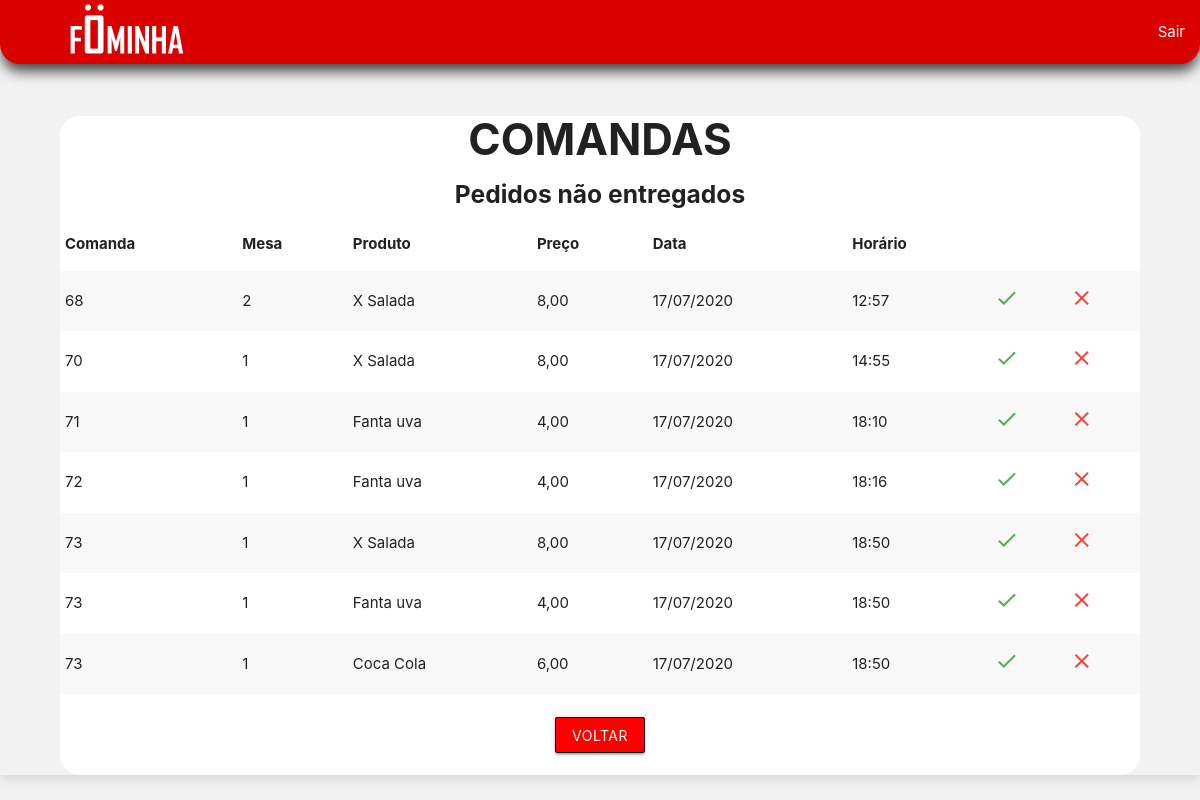
The page /comanda/comanda.php on the database its author committed.
### tables this page shows
CREATE TABLE `itenspedidos` (
  `id_pedido` int(11) NOT NULL,
  `mesa` int(11) NOT NULL,
  `comanda` int(11) NOT NULL,
  `id_produto` int(11) NOT NULL,
  `preco` varchar(11) NOT NULL,
  `data` varchar(20) NOT NULL,
  `hora` varchar(20) NOT NULL,
  `categoria` int(11) NOT NULL,
  `status` int(11) NOT NULL,
  `cozinha` int(11) NOT NULL
);

CREATE TABLE `produtos` (
  `id` int(11) NOT NULL,
  `pro_nome` varchar(255) NOT NULL,
  `pro_descricao` varchar(255) NOT NULL,
  `pro_preco` varchar(255) NOT NULL,
  `cat_id` int(11) NOT NULL
);

### comanda/comanda.php (the view, shortened to what this page needs)
<!DOCTYPE html>
<html lang="en">
<head>
    <link type="text/css" rel="stylesheet" href="../materialize/css/materialize.min.css" media="screen,projection" />
</head>
<body style="background-color:#f2f2f2;box-shadow: 0 5px 10px 0px rgba(0, 0, 0, 0.1);
  -moz-box-shadow: 0 5px 10px 0px rgba(0, 0, 0, 0.1);
  -webkit-box-shadow: 0 5px 10px 0px rgba(0, 0, 0, 0.1);
  -o-box-shadow: 0 5px 10px 0px rgba(0, 0, 0, 0.1);
  -ms-box-shadow: 0 5px 10px 0px rgba(0, 0, 0, 0.1);">
    <nav style="-webkit-box-shadow: 0px 9px 14px -2px rgba(0,0,0,0.75);-moz-box-shadow: 0px 9px 14px -2px rgba(0,0,0,0.75);box-shadow: 0px 9px 14px -2px rgba(0,0,0,0.75); border-radius: 0px 0px 20px 20px; background-color: #DA0000;">
        <a href="../home.php" class="brand-logo">
            <center><img src="../img/logoFominha.png" style="width: 50%;"></center>
        </a>
        <ul class="right hide-on-med-and-down">
            <li><a href="../sair.php">Sair</a></li>
        </ul>
    </nav>
    <br><div class="container" style="width:90%; background-color: white; border-radius: 20px;">
        <div class="row">
        <CENTER><h3><b>COMANDAS</b></h3></CENTER>
        <CENTER><h5><b>Pedidos não entregados</b></h5></CENTER>
<?php
include '../conexao.php';
$sth = $pdo->prepare("SELECT * FROM itenspedidos i INNER JOIN produtos p on p.id = i.id_produto where status = 1 ORDER BY comanda ASC");
$sth->execute();
?>
<table id="minhaTabela" class="striped">
        <thead>
          <tr>
            <th>Comanda</th>
            <th>Mesa</th>
            <th>Produto</th>
            <th>Preço</th>
            <th>Data</th>
            <th>Horário</th>
          </tr>
        </thead>
        <?php
    foreach ($sth as $res) {
        extract($res); ?>
        <tr>
            <td><?= $comanda ?></td>
            <td><?= $mesa ?></td>
            <td><?= $pro_nome ?></td>
            <td><?= $preco ?></td>
            <td><?= $data ?></td>
            <td><?= $hora ?></td>
            <td>
            <a href="pronto.php?id=<?= $id_pedido ?>"><i class="material-icons green-text">check</i></a>
            </td>
            <td>
            <a href="apagar.php?id=<?= $id_pedido ?>"><i class="material-icons red-text">close</i></a>
            </td>
        </tr>
    <?php
    }
    ?>
</table>
<div class="col s12">
            </br><center><a style="border: 1px solid black;background-color: red;" href="../admin/home.php" class="waves-effect waves-light btn botaoVoltar">
            Voltar
                    </a></center></br>
        </div>
</div>
</div>
</html>

### rows shown on the page
itenspedidos: comanda "68", mesa "2", id_produto.pro_nome "X Salada", preco "8,00", data "17/07/2020", hora "12:57"
itenspedidos: comanda "70", mesa "1", id_produto.pro_nome "X Salada", preco "8,00", data "17/07/2020", hora "14:55"
itenspedidos: comanda "71", mesa "1", id_produto.pro_nome "Fanta uva", preco "4,00", data "17/07/2020", hora "18:10"
itenspedidos: comanda "72", mesa "1", id_produto.pro_nome "Fanta uva", preco "4,00", data "17/07/2020", hora "18:16"
itenspedidos: comanda "73", mesa "1", id_produto.pro_nome "X Salada", preco "8,00", data "17/07/2020", hora "18:50"
itenspedidos: comanda "73", mesa "1", id_produto.pro_nome "Fanta uva", preco "4,00", data "17/07/2020", hora "18:50"
itenspedidos: comanda "73", mesa "1", id_produto.pro_nome "Coca Cola", preco "6,00", data "17/07/2020", hora "18:50"
